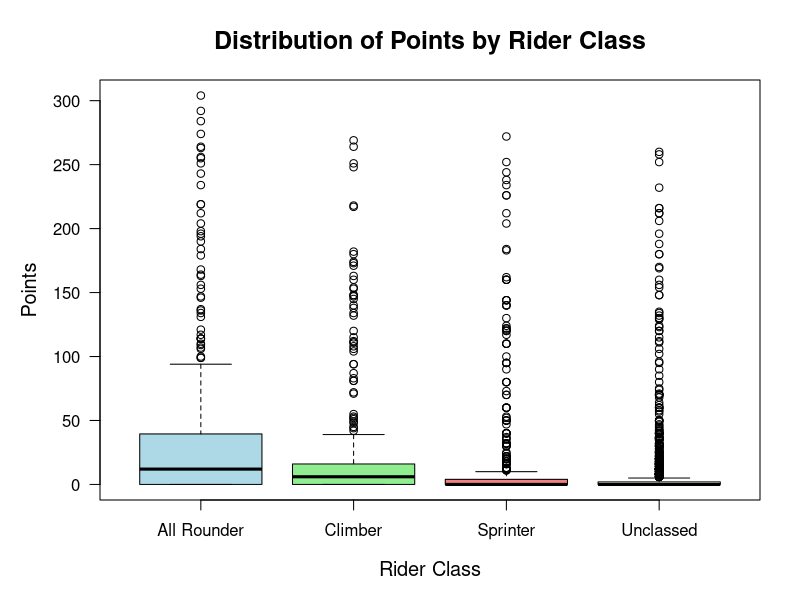
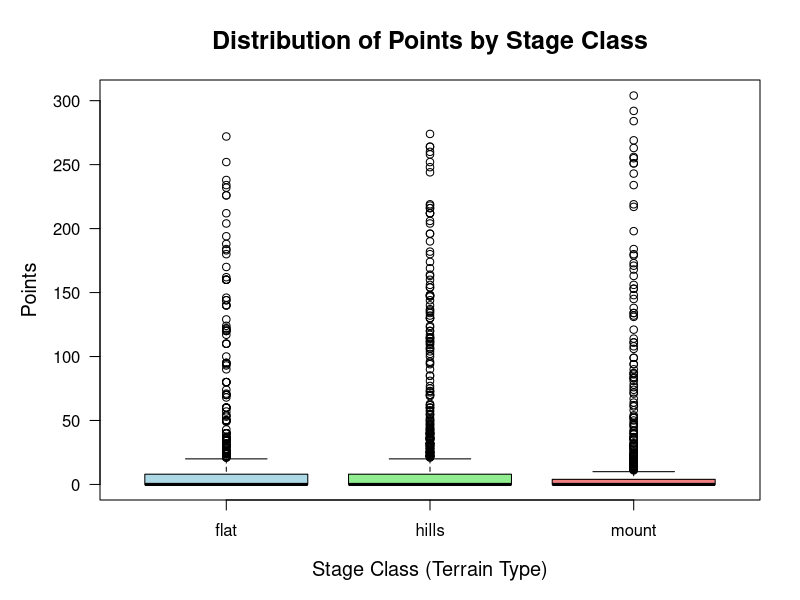
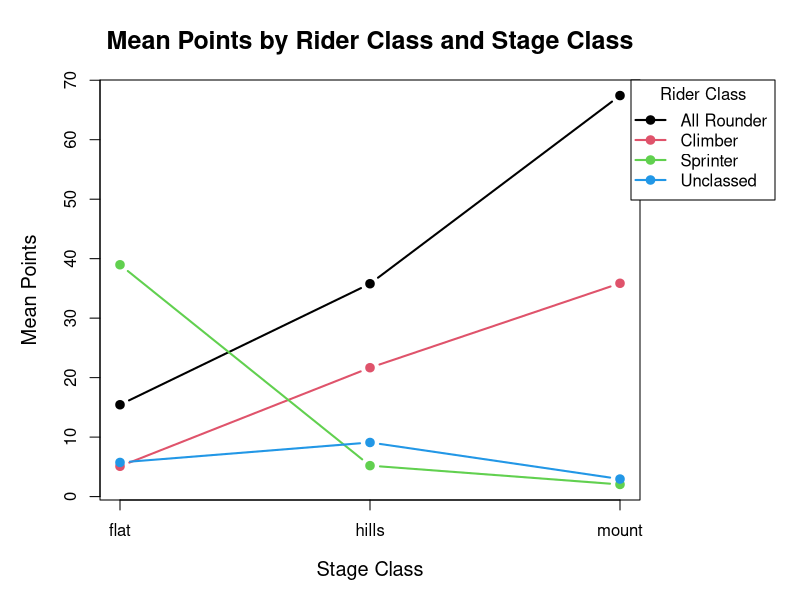
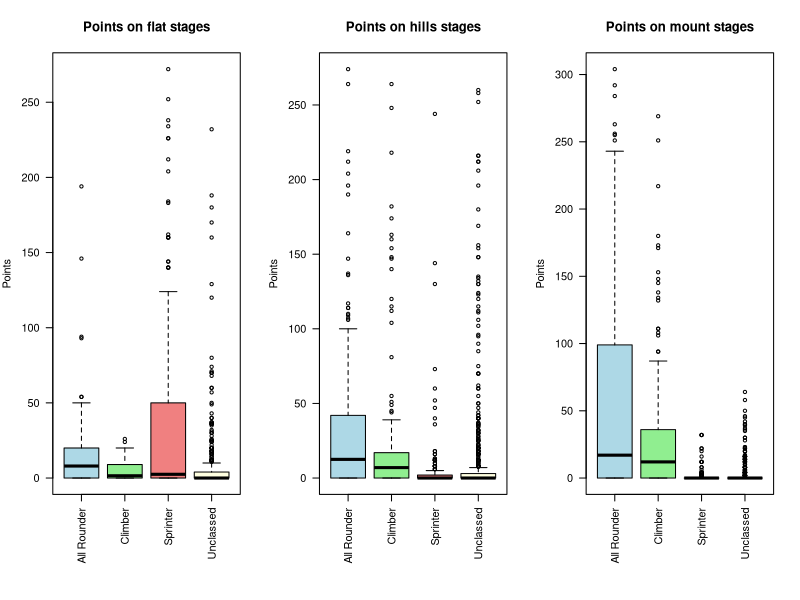

Reproduce these figures in R, in order.
# Cycling Data Analysis for TU Dortmund Master Data Science Application
# Using Base R only

# Load the dataset
data <- read.table("cycling.txt", header = TRUE, sep = " ", quote = "\"", stringsAsFactors = TRUE)

# Basic data exploration
cat("=== DATASET OVERVIEW ===\n")
cat("Dimensions:", dim(data), "\n")
cat("\nStructure:\n")
str(data)

cat("\n=== SUMMARY STATISTICS ===\n")
print(summary(data))

# Check for missing values
cat("\n=== MISSING VALUES ===\n")
cat("Total missing values:", sum(is.na(data)), "\n")

# Unique values
cat("\n=== UNIQUE VALUES ===\n")
cat("Number of unique riders:", length(unique(data$all_riders)), "\n")
cat("Rider classes:", levels(data$rider_class), "\n")
cat("Stage classes:", levels(data$stage_class), "\n")
cat("Number of stages:", length(unique(data$stage)), "\n")
cat("Total observations:", nrow(data), "\n")

# Descriptive statistics by rider class
cat("\n\n=== DESCRIPTIVE STATISTICS BY RIDER CLASS ===\n")
rider_classes <- levels(data$rider_class)
for(rc in rider_classes) {
  subset_data <- data$points[data$rider_class == rc]
  cat("\n", rc, ":\n")
  cat("  N =", length(subset_data), "\n")
  cat("  Mean =", round(mean(subset_data), 2), "\n")
  cat("  SD =", round(sd(subset_data), 2), "\n")
  cat("  Median =", round(median(subset_data), 2), "\n")
  cat("  Min =", min(subset_data), "\n")
  cat("  Max =", max(subset_data), "\n")
  cat("  Q1 =", round(quantile(subset_data, 0.25), 2), "\n")
  cat("  Q3 =", round(quantile(subset_data, 0.75), 2), "\n")
}

# Descriptive statistics by stage class
cat("\n\n=== DESCRIPTIVE STATISTICS BY STAGE CLASS ===\n")
stage_classes <- levels(data$stage_class)
for(sc in stage_classes) {
  subset_data <- data$points[data$stage_class == sc]
  cat("\n", sc, ":\n")
  cat("  N =", length(subset_data), "\n")
  cat("  Mean =", round(mean(subset_data), 2), "\n")
  cat("  SD =", round(sd(subset_data), 2), "\n")
  cat("  Median =", round(median(subset_data), 2), "\n")
  cat("  Min =", min(subset_data), "\n")
  cat("  Max =", max(subset_data), "\n")
}

# Combined statistics
cat("\n\n=== DESCRIPTIVE STATISTICS BY RIDER CLASS AND STAGE CLASS ===\n")
for(rc in rider_classes) {
  cat("\n", rc, ":\n")
  for(sc in stage_classes) {
    subset_data <- data$points[data$rider_class == rc & data$stage_class == sc]
    if(length(subset_data) > 0) {
      cat("  ", sc, "- N:", length(subset_data),
          "Mean:", round(mean(subset_data), 2),
          "SD:", round(sd(subset_data), 2),
          "Median:", round(median(subset_data), 2), "\n")
    }
  }
}

# ============= VISUALIZATIONS =============

# Plot 1: Boxplot by Rider Class
png("plot1_boxplot_rider_class.png", width = 800, height = 600)
par(mar = c(5, 5, 4, 2))
boxplot(points ~ rider_class, data = data,
        main = "Distribution of Points by Rider Class",
        xlab = "Rider Class",
        ylab = "Points",
        col = c("lightblue", "lightgreen", "lightcoral", "lightyellow"),
        las = 1,
        cex.main = 1.5,
        cex.lab = 1.2)
dev.off()

# Plot 2: Boxplot by Stage Class
png("plot2_boxplot_stage_class.png", width = 800, height = 600)
par(mar = c(5, 5, 4, 2))
boxplot(points ~ stage_class, data = data,
        main = "Distribution of Points by Stage Class",
        xlab = "Stage Class (Terrain Type)",
        ylab = "Points",
        col = c("lightblue", "lightgreen", "lightcoral"),
        las = 1,
        cex.main = 1.5,
        cex.lab = 1.2)
dev.off()

# Plot 3: Interaction plot
png("plot3_interaction_plot.png", width = 900, height = 600)
par(mar = c(5, 5, 4, 8), xpd = TRUE)

# Calculate means for interaction plot
means_matrix <- tapply(data$points, list(data$stage_class, data$rider_class), mean)

# Plot
matplot(1:nrow(means_matrix), means_matrix,
        type = "b", pch = 19, lty = 1, lwd = 2,
        col = 1:ncol(means_matrix),
        xlab = "Stage Class", ylab = "Mean Points",
        main = "Mean Points by Rider Class and Stage Class",
        xaxt = "n",
        cex.main = 1.5,
        cex.lab = 1.2)
axis(1, at = 1:nrow(means_matrix), labels = rownames(means_matrix))
legend("topright", inset = c(-0.25, 0),
       legend = colnames(means_matrix),
       col = 1:ncol(means_matrix),
       lty = 1, lwd = 2, pch = 19,
       title = "Rider Class")
dev.off()

# Plot 4: Multiple boxplots
png("plot4_grouped_boxplot.png", width = 1000, height = 700)
par(mfrow = c(1, 3), mar = c(8, 4, 4, 2))

for(sc in stage_classes) {
  subset_data <- data[data$stage_class == sc, ]
  boxplot(points ~ rider_class, data = subset_data,
          main = paste("Points on", sc, "stages"),
          xlab = "",
          ylab = "Points",
          las = 2,
          col = c("lightblue", "lightgreen", "lightcoral", "lightyellow"))
}
dev.off()

# ============= HYPOTHESIS TESTS =============

cat("\n\n=== HYPOTHESIS TESTING ===\n")

# Test 1: Kruskal-Wallis test for rider classes
cat("\n--- TEST 1: Difference between Rider Classes (Overall) ---\n")
kw_rider <- kruskal.test(points ~ rider_class, data = data)
print(kw_rider)

# Post-hoc pairwise comparisons
if(kw_rider$p.value < 0.05) {
  cat("\nPost-hoc pairwise Wilcoxon tests (Bonferroni correction):\n")
  pairwise_rider <- pairwise.wilcox.test(data$points, data$rider_class,
                                          p.adjust.method = "bonferroni")
  print(pairwise_rider)
}

# Test 2: Kruskal-Wallis test for stage classes
cat("\n--- TEST 2: Difference between Stage Classes (Overall) ---\n")
kw_stage <- kruskal.test(points ~ stage_class, data = data)
print(kw_stage)

# Post-hoc pairwise comparisons
if(kw_stage$p.value < 0.05) {
  cat("\nPost-hoc pairwise Wilcoxon tests (Bonferroni correction):\n")
  pairwise_stage <- pairwise.wilcox.test(data$points, data$stage_class,
                                          p.adjust.method = "bonferroni")
  print(pairwise_stage)
}

# Test 3: Two-way analysis using aligned rank transform
cat("\n--- TEST 3: Two-Way Analysis (Rider Class × Stage Class) ---\n")
data$rank_points <- rank(data$points)
model_ranks <- lm(rank_points ~ rider_class * stage_class, data = data)
anova_result <- anova(model_ranks)
print(anova_result)

# Test 4: Rider class differences within each stage class
cat("\n--- TEST 4: Rider Class Differences within Each Stage Class ---\n")

for(sc in stage_classes) {
  cat("\n", sc, "stages:\n")
  subset_data <- data[data$stage_class == sc, ]
  kw_test <- kruskal.test(points ~ rider_class, data = subset_data)
  print(kw_test)

  if(kw_test$p.value < 0.05) {
    cat("Post-hoc pairwise Wilcoxon tests:\n")
    pw_test <- pairwise.wilcox.test(subset_data$points, subset_data$rider_class,
                                     p.adjust.method = "bonferroni")
    print(pw_test)
  }
}

# Test 5: Stage class differences within each rider class
cat("\n--- TEST 5: Stage Class Differences within Each Rider Class ---\n")

for(rc in rider_classes) {
  cat("\n", rc, ":\n")
  subset_data <- data[data$rider_class == rc, ]
  kw_test <- kruskal.test(points ~ stage_class, data = subset_data)
  print(kw_test)

  if(kw_test$p.value < 0.05) {
    cat("Post-hoc pairwise Wilcoxon tests:\n")
    pw_test <- pairwise.wilcox.test(subset_data$points, subset_data$stage_class,
                                     p.adjust.method = "bonferroni")
    print(pw_test)
  }
}

cat("\n=== ANALYSIS COMPLETE ===\n")
cat("All visualizations saved as PNG files.\n")
